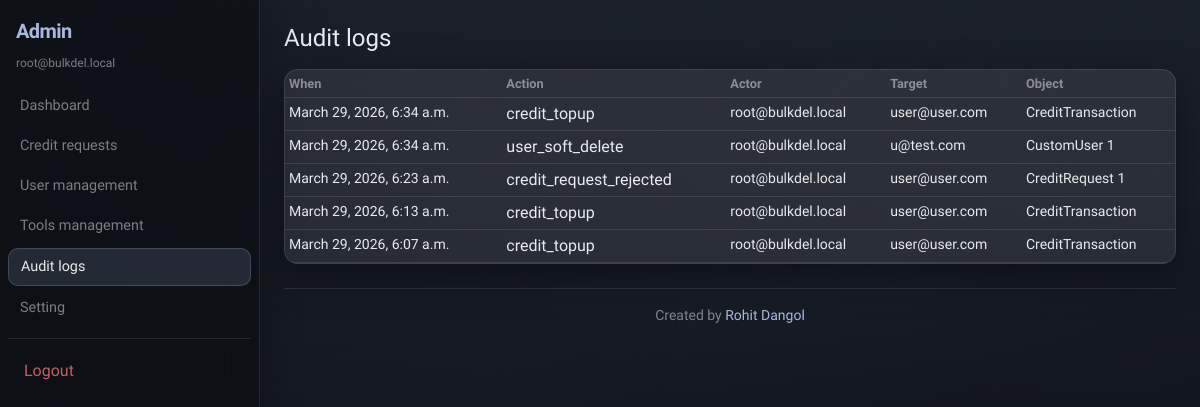
The page /admin-panel/audit/ (signed in) on the database as committed earlier.
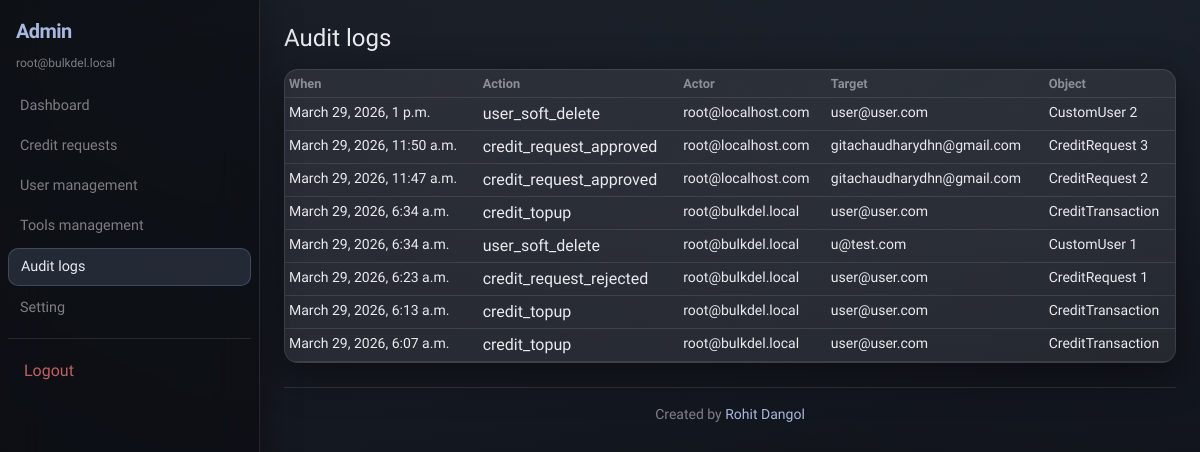
The same page on the database as committed later.
### accounts/models.py (models this page shows, shortened)
class CustomUser(AbstractUser):
    username = None
    email = models.EmailField("email address", unique=True)
    full_name = models.CharField(max_length=255)
    role = models.CharField(
        max_length=20,
        choices=[("user", "User"), ("admin", "Admin")],
        default="user",
    )
    deleted_at = models.DateTimeField(null=True, blank=True)
    objects = CustomUserManager()
    USERNAME_FIELD = "email"
    REQUIRED_FIELDS = ["full_name"]
    class Meta:
        db_table = "accounts_user"
        ordering = ["-date_joined"]
    @property
    def is_admin_role(self) -> bool:
        return self.role == "admin"

### auditlog/models.py (models this page shows, shortened)
class AuditLog(models.Model):
    actor = models.ForeignKey(
        settings.AUTH_USER_MODEL,
        on_delete=models.SET_NULL,
        null=True,
        blank=True,
        related_name="audit_actions",
    )
    target_user = models.ForeignKey(
        settings.AUTH_USER_MODEL,
        on_delete=models.SET_NULL,
        null=True,
        blank=True,
        related_name="audit_events",
    )
    action = models.CharField(max_length=128)
    object_type = models.CharField(max_length=64, blank=True)
    object_id = models.CharField(max_length=64, blank=True)
    metadata_json = models.JSONField(default=dict, blank=True)
    created_at = models.DateTimeField(auto_now_add=True)
    class Meta:
        db_table = "auditlog_auditlog"
        ordering = ["-created_at"]

### adminpanel/views.py (the view)
# urls.py: path("audit/", views.audit_list, name="audit_list"),
@login_required
@admin_role_required
def audit_list(request):
    logs = AuditLog.objects.select_related("actor", "target_user")[:200]
    return render(request, "adminpanel/audit_list.html", {"logs": logs})

### core/context_processors.py (called while the page is built)
def _nav_section(path: str) -> str:
    if path.startswith("/tools"):
        return "tools"
    if path.startswith("/channels"):
        return "channel"
    if path.startswith("/billing"):
        return "billing"
    if path.startswith("/settings"):
        return "settings"
    if path.startswith("/dashboard"):
        return "dashboard"
    return "dashboard"

def _admin_nav_section(path: str) -> str:
    if path.startswith("/admin-panel/credit-requests"):
        return "credit_requests"
    if path.startswith("/admin-panel/users"):
        return "users"
    if path.startswith("/admin-panel/tools"):
        return "tools"
    if path.startswith("/admin-panel/audit"):
        return "audit"
    if path.startswith("/admin-panel/settings"):
        return "settings"
    if path.startswith("/admin-panel"):
        return "dashboard"
    return "dashboard"

def navigation(request):
    user = getattr(request, "user", None)
    path = getattr(request, "path_info", "") or ""
    is_admin = bool(
        user and user.is_authenticated and getattr(user, "is_admin_role", False)
    )
    show_user_sidenav = bool(
        user and user.is_authenticated and not is_admin
    )
    return {
        "nav_is_admin": is_admin,
        "nav_user_sidenav": show_user_sidenav,
        "nav_section": _nav_section(path),
        "nav_admin_section": _admin_nav_section(path) if is_admin else "",
    }

### templates/adminpanel/audit_list.html (shortened to what this page needs)
{% extends "base.html" %}
{% block content %}
<h1 class="h4 mb-3">Audit logs</h1>
<div class="table-responsive shadow-sm bg-white rounded">
  <table class="table table-sm mb-0">
    <thead><tr><th>When</th><th>Action</th><th>Actor</th><th>Target</th><th>Object</th></tr></thead>
    <tbody>
      {% for log in logs %}
        <tr>
          <td class="text-nowrap small">{{ log.created_at }}</td>
          <td>{{ log.action }}</td>
          <td class="small">{{ log.actor.email|default:"—" }}</td>
          <td class="small">{{ log.target_user.email|default:"—" }}</td>
          <td class="small">{{ log.object_type }} {{ log.object_id }}</td>
        </tr>
      {% empty %}
        <tr><td colspan="5" class="text-muted">No logs.</td></tr>
      {% endfor %}
    </tbody>
  </table>
</div>
{% endblock %}

### templates/base.html (shortened to what this page needs)
{% load static %}
<!DOCTYPE html>
<html lang="en">
<head>
  <link href="https://cdn.jsdelivr.net/npm/bootstrap@5.3.3/dist/css/bootstrap.min.css" rel="stylesheet">
  <link rel="stylesheet" href="{% static 'css/app.css' %}">
</head>
<body class="{% if user.is_authenticated %}{% if nav_user_sidenav or nav_is_admin %}glass-app {% endif %}{% endif %}bg-light">
{% if user.is_authenticated and nav_user_sidenav %}
<div class="d-flex flex-column min-vh-100">
  <header class="d-md-none glass-mobile-header px-3 py-2 d-flex align-items-center justify-content-between">
    <a class="text-decoration-none brand-mark" href="{% url 'core:dashboard' %}">BulkGame</a>
    <button class="btn btn-glass btn-sm" type="button" data-bs-toggle="offcanvas" data-bs-target="#userSidenavOffcanvas" aria-controls="userSidenavOffcanvas">Menu</button>
  </header>
  <div class="d-flex flex-grow-1 min-vh-0">
    <aside class="app-sidenav-aside d-none d-md-flex flex-column glass-sidenav py-3">
      <a class="text-decoration-none px-3 mb-2 brand-mark fs-5" href="{% url 'core:dashboard' %}">BulkGame</a>
      <div class="brand-subtle px-3 mb-3 text-truncate" title="{{ user.email }}">{{ user.email }}</div>
      {% include "includes/user_sidenav_links.html" %}
    </aside>
    <div class="offcanvas offcanvas-start d-md-none glass-offcanvas" tabindex="-1" id="userSidenavOffcanvas" aria-labelledby="userSidenavLabel">
      <div class="offcanvas-header border-bottom border-secondary border-opacity-25">
        <div>
          <div class="brand-mark" id="userSidenavLabel">BulkGame</div>
          <div class="brand-subtle text-truncate" style="max-width: 200px;">{{ user.email }}</div>
        </div>
        <button type="button" class="btn-close" data-bs-dismiss="offcanvas" aria-label="Close"></button>
      </div>
      <div class="offcanvas-body pt-3">
        {% include "includes/user_sidenav_links.html" %}
      </div>
    </div>
    <div class="flex-grow-1 overflow-auto">
      <div class="p-3 p-md-4 app-max">
{% elif user.is_authenticated and nav_is_admin %}
<div class="d-flex flex-column min-vh-100">
  <div class="d-flex flex-grow-1 min-vh-0">
    <aside class="app-sidenav-aside d-none d-md-flex flex-column glass-sidenav py-3">
      <a class="text-decoration-none px-3 mb-2 brand-mark fs-5" href="{% url 'adminpanel:dashboard' %}">Admin</a>
      <div class="brand-subtle px-3 mb-3 text-truncate" title="{{ user.email }}">{{ user.email }}</div>
      {% include "includes/admin_sidenav_links.html" %}
    </aside>
    <div class="flex-grow-1 overflow-auto">
      <div class="p-3 p-md-4 app-max">
{% endif %}
        {% block content %}{% endblock %}
        {% include "includes/site_footer.html" %}
{% if user.is_authenticated and nav_user_sidenav %}
      </div>
    </div>
  </div>
</div>
{% elif user.is_authenticated and nav_is_admin %}
      </div>
    </div>
  </div>
</div>
{% else %}
  </main>
{% endif %}
</body>
</html>

### templates/includes/admin_sidenav_links.html (shortened to what this page needs)
<nav class="nav nav-pills flex-column gap-1 px-2">
  <a class="nav-link {% if nav_admin_section == 'dashboard' %}active{% endif %}" href="{% url 'adminpanel:dashboard' %}">Dashboard</a>
  <a class="nav-link {% if nav_admin_section == 'credit_requests' %}active{% endif %}" href="{% url 'adminpanel:credit_requests' %}">Credit requests</a>
  <a class="nav-link {% if nav_admin_section == 'users' %}active{% endif %}" href="{% url 'adminpanel:user_list' %}">User management</a>
  <a class="nav-link {% if nav_admin_section == 'tools' %}active{% endif %}" href="{% url 'adminpanel:tool_list' %}">Tools management</a>
  <a class="nav-link {% if nav_admin_section == 'audit' %}active{% endif %}" href="{% url 'adminpanel:audit_list' %}">Audit logs</a>
  <a class="nav-link {% if nav_admin_section == 'settings' %}active{% endif %}" href="{% url 'adminpanel:settings' %}">Setting</a>
  <hr class="my-2">
  <form method="post" action="{% url 'accounts:logout' %}" class="px-2 mb-0">
    <button type="submit" class="nav-link text-danger w-100 text-start border-0 bg-transparent py-2 px-2 rounded">Logout</button>
  </form>
</nav>

### templates/includes/site_footer.html
<footer class="app-footer mt-4 pt-3 border-top small text-center">
  <span class="app-footer-text">Created by </span><a class="app-footer-link" href="https://rohitdangol.com.np" target="_blank" rel="noopener noreferrer">Rohit Dangol</a>
</footer>

### static/css/app.css (style rules this page uses)
:root { --app-max-width: 1080px; --bd-bg0: #0b0e12; --bd-bg1: #12161d; --bd-bg2: #0e1117; --glass-bg: rgba(255, 255, 255, 0.045); --glass-bg-strong: rgba(255, 255, 255, 0.08); --glass-border: rgba(255, 255, 255, 0.1); --glass-border-soft: rgba(255, 255, 255, 0.06); --text: rgba(245, 246, 250, 0.94); --text-muted: rgba(245, 246, 250, 0.48); --accent: #8b9dc9; --accent-2: #a8b8e0; --danger: #e07070; --success: #6bc9a8; --radius: 14px; --radius-sm: 10px; --shadow: 0 12px 40px rgba(0, 0, 0, 0.45); }
body.glass-app { font-family: "Plus Jakarta Sans", system-ui, -apple-system, sans-serif; background: radial-gradient(1200px 600px at 20% -10%, rgba(139, 157, 201, 0.12), transparent), radial-gradient(900px 500px at 100% 0%, rgba(108, 130, 180, 0.08), transparent), linear-gradient(165deg, var(--bd-bg0), var(--bd-bg1) 45%, var(--bd-bg2)); background-attachment: fixed; color: var(--text); min-height: 100vh; }
body.glass-app.bg-light { background: radial-gradient(1200px 600px at 20% -10%, rgba(139, 157, 201, 0.12), transparent), radial-gradient(900px 500px at 100% 0%, rgba(108, 130, 180, 0.08), transparent), linear-gradient(165deg, var(--bd-bg0), var(--bd-bg1) 45%, var(--bd-bg2)) !important; }
.app-max { max-width: var(--app-max-width); margin-left: auto; margin-right: auto; width: 100%; }
.glass-sidenav { background: rgba(8, 10, 14, 0.55); backdrop-filter: blur(20px); -webkit-backdrop-filter: blur(20px); border-right: 1px solid var(--glass-border) !important; box-shadow: 8px 0 32px rgba(0, 0, 0, 0.25); }
.glass-sidenav .nav-link { color: var(--text-muted); border-radius: var(--radius-sm); padding: 0.45rem 0.75rem; font-weight: 500; font-size: 0.9rem; }
.glass-sidenav .nav-link.active { background: rgba(139, 157, 201, 0.18); color: var(--text); border: 1px solid rgba(139, 157, 201, 0.28); }
.glass-sidenav .nav-link.text-danger { color: rgba(224, 112, 112, 0.85) !important; }
.glass-sidenav button.nav-link { cursor: pointer; font-family: inherit; font-size: inherit; }
.glass-sidenav hr { border-color: var(--glass-border); opacity: 1; }
.brand-mark { color: var(--accent-2); font-weight: 700; letter-spacing: -0.03em; }
.brand-subtle { color: var(--text-muted); font-size: 0.75rem; }
body.glass-app .table { --bs-table-bg: transparent; --bs-table-color: var(--text); --bs-border-color: var(--glass-border); color: var(--text); border-color: var(--glass-border); }
body.glass-app .table > :not(caption) > * > * { background-color: transparent !important; color: var(--text); border-bottom-color: var(--glass-border); box-shadow: none; }
body.glass-app .table thead th, body.glass-app .table thead td { color: var(--text-muted); font-weight: 600; font-size: 0.8rem; }
body.glass-app hr { border-color: var(--glass-border); opacity: 1; }
body.glass-app .table-responsive { border-radius: var(--radius-sm); }
body.glass-app .bg-white, body.glass-app .table-responsive.bg-white { background: var(--glass-bg-strong) !important; color: var(--text); border: 1px solid var(--glass-border); }
body.glass-app .rounded.shadow-sm.bg-white { border-radius: var(--radius) !important; box-shadow: var(--shadow) !important; }
.app-footer { border-color: rgba(0, 0, 0, 0.08) !important; }
body.glass-app .app-footer { border-color: var(--glass-border) !important; color: var(--text-muted); }
.app-footer-link { color: inherit; font-weight: 500; text-decoration: none; }
body.glass-app .app-footer-link { color: var(--accent-2); }

### templates/base.html (style rules this page uses)
.app-sidenav-aside { width: 260px; min-width: 260px; }

Rows that differ between the two databases and show on the page:
added AuditLog: created_at "March 29, 2026, 1 p.m.", action "user_soft_delete", actor.email "root@localhost.com", target_user.email "user@user.com", object_type "CustomUser", object_id "2"
added AuditLog: created_at "March 29, 2026, 11:50 a.m.", action "credit_request_approved", actor.email "root@localhost.com", target_user.email "gitachaudharydhn@gmail.com", object_type "CreditRequest", object_id "3"
added AuditLog: created_at "March 29, 2026, 11:47 a.m.", action "credit_request_approved", actor.email "root@localhost.com", target_user.email "gitachaudharydhn@gmail.com", object_type "CreditRequest", object_id "2"
